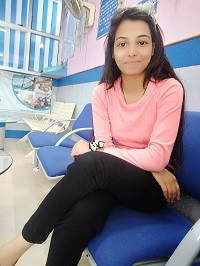
#> input picture self.jpg, 200 x 266 px, found by its file name
$ python histogram_equalization.py
#> lines starting #> are read from the running program, lines starting #| are printed output that depends on the picture
import cv2
import numpy as np
import matplotlib.pyplot as plt

# Load the image
image = cv2.imread('img/self.jpg',cv2.IMREAD_GRAYSCALE)
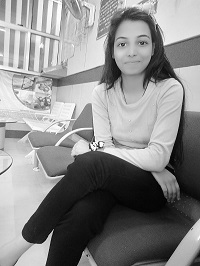
#> image: shape (266, 200); min 0, max 255, mean 137.8

# Check if the image is loaded properly
if image is None:
    print('Error: Could not open or find the image.')
    exit()

# Apply histogram equalization
equalized_image = cv2.equalizeHist(image)
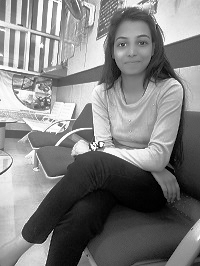
#> equalized_image: shape (266, 200); min 0, max 255, mean 128.2

# Display the original and equalized images
plt.figure(figsize=(10, 5))
plt.subplot(1, 2, 1)
plt.title('Original Image')
plt.imshow(image, cmap='gray')
plt.axis('off')

plt.subplot(1, 2, 2)
plt.title('Equalized Image')
plt.imshow(equalized_image, cmap='gray')
plt.axis('off')

plt.show()
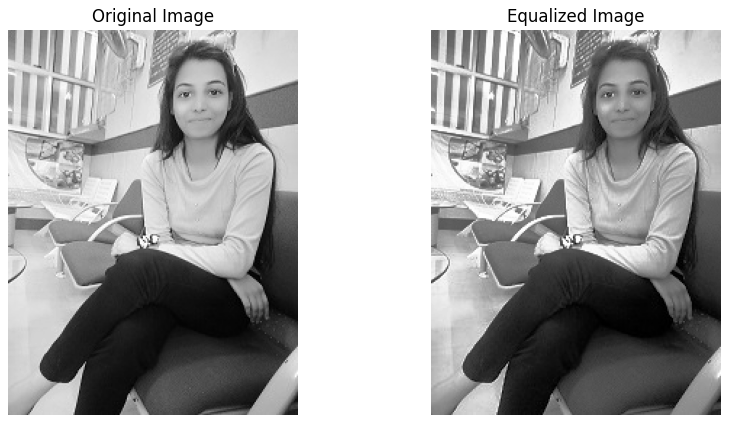
#> figure drawn by matplotlib, 2 panels
